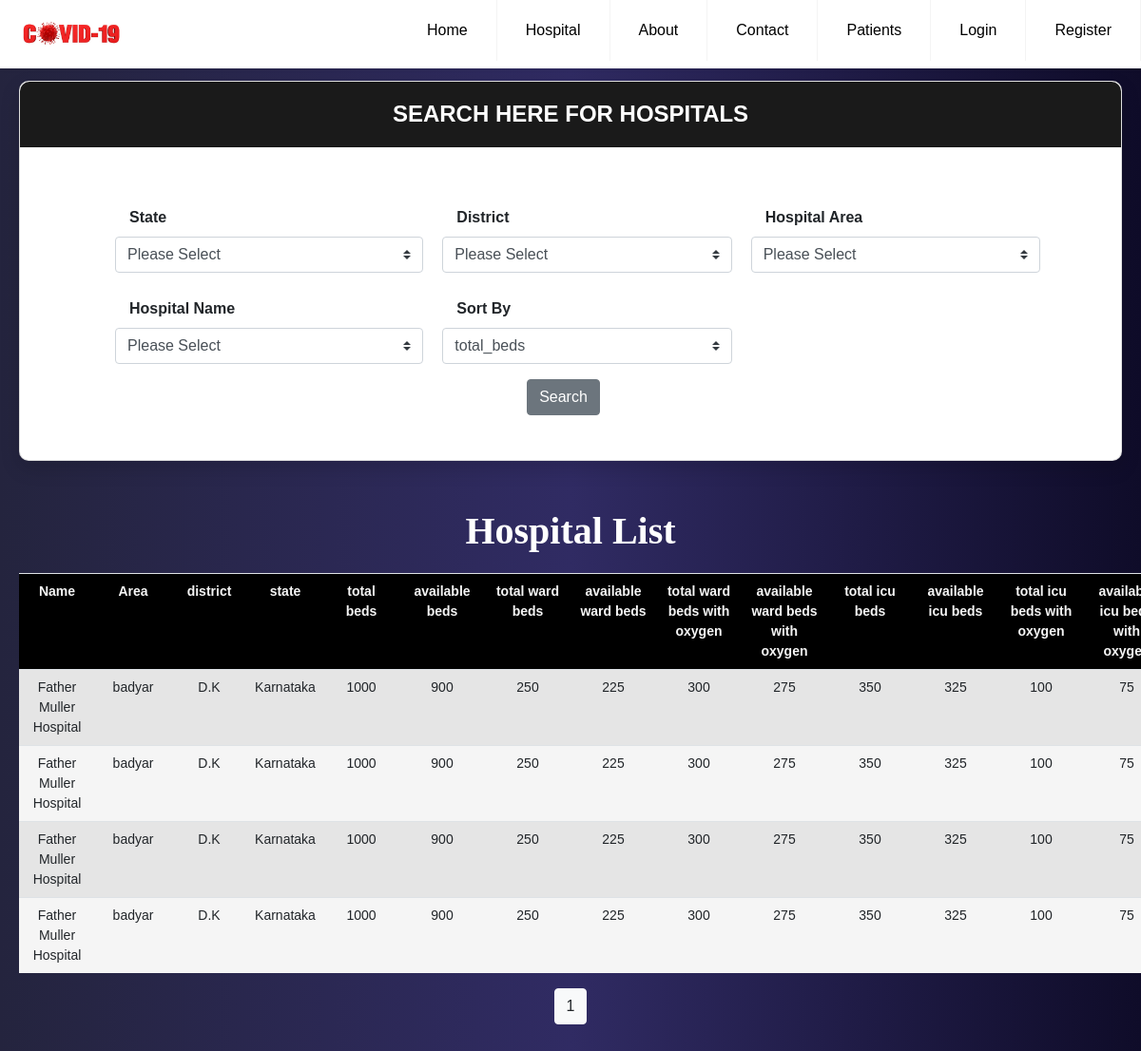
Screenshot of /hospital with the database file from the repository.
### models.py (models this page shows, shortened)
class Hospital(db.Model):
    id = db.Column(db.Integer, primary_key=True)
    name = db.Column(db.String(100), nullable=False)
    area = db.Column(db.String(100), nullable=False)
    district = db.Column(db.String(100), nullable=False)
    state = db.Column(db.String(100), nullable=False)
    total_beds = db.Column(db.Integer, nullable=False)
    available_beds = db.Column(db.Integer, nullable=False)
    total_ward_beds = db.Column(db.Integer, nullable=False)
    available_ward_beds = db.Column(db.Integer, nullable=False)
    total_ward_beds_with_oxygen = db.Column(db.Integer, nullable=False)
    available_ward_beds_with_oxygen = db.Column(db.Integer, nullable=False)
    total_icu_beds = db.Column(db.Integer, nullable=False)
    available_icu_beds = db.Column(db.Integer, nullable=False)
    total_icu_beds_with_oxygen = db.Column(db.Integer, nullable=False)
    available_icu_beds_with_oxygen = db.Column(db.Integer, nullable=False)
    beds = db.relationship('Bed', backref='hospital', lazy=True)

### app.py (the view, shortened to what this page needs)
@app.route('/hospital', methods=['GET','POST'])
def hospital():
    name=False
    district=False
    state=False
    area=False
    beds= False
    form = InfoForm()
    page = request.args.get('page', 1, type=int)
    print('page: ', page)
    if request.method == 'GET':
        name = request.args.get('name')
        state = request.args.get('state')
        district = request.args.get('district')
        area = request.args.get('area')
        beds = request.args.get('beds')
    if form.validate_on_submit() and request.method == "POST":
        print('POST request')
    data = Hospital.query.order_by(Hospital.total_beds.desc()).paginate(per_page=5, page=page)
    if(name =='Please Select' and district =='Please Select' and state =='Please Select' and area =='Please Select'):
        if beds == 'total_beds':
            data = Hospital.query.order_by(Hospital.total_beds.desc()).paginate(per_page=5, page=page)
        elif beds== 'available_beds':
            data = Hospital.query.order_by(Hospital.available_beds.desc()).paginate(per_page=5, page=page)
        elif beds == 'available_ward_beds':
            data = Hospital.query.order_by(Hospital.available_ward_beds.desc()).paginate(per_page=5, page=page)
        elif beds == 'available_ward_beds_with_oxygen':
            data = Hospital.query.order_by(Hospital.available_ward_beds_with_oxygen.desc()).paginate(per_page=5, page=page)
        elif beds == 'available_icu_beds':
            data = Hospital.query.order_by(Hospital.available_icu_beds.desc()).paginate(per_page=5, page=page)
        elif beds == 'available_icu_beds_with_oxygen':
            data = Hospital.query.order_by(Hospital.available_icu_beds_with_oxygen.desc()).paginate(per_page=5, page=page)
    elif(name !=  'Please Select' and district !='Please Select' and state !='Please Select' and area !='Please Select'):
        if beds == 'total_beds':
            data = Hospital.query.filter_by(name=name, district=district, state=state, area=area).order_by(Hospital.total_beds.desc()).paginate(per_page=5, page=page)
        elif beds== 'available_beds':
            data = Hospital.query.filter_by(name=name, district=district, state=state, area=area).order_by(Hospital.available_beds).paginate(per_page=5, page=page)
        elif beds == 'available_ward_beds':
            data = Hospital.query.filter_by(name=name, district=district, state=state, area=area).order_by(Hospital.available_ward_beds.desc()).paginate(per_page=5, page=page)
        elif beds == 'available_ward_beds_with_oxygen':
            data = Hospital.query.filter_by(name=name, district=district, state=state, area=area).order_by(Hospital.available_ward_beds_with_oxygen.desc()).paginate(per_page=5, page=page)
        elif beds == 'available_icu_beds':
            data = Hospital.query.filter_by(name=name, district=district, state=state, area=area).order_by(Hospital.available_icu_beds.desc()).paginate(per_page=5, page=page)
        elif beds == 'available_icu_beds_with_oxygen':
            data = Hospital.query.filter_by(name=name, district=district, state=state, area=area).order_by(Hospital.available_icu_beds_with_oxygen.desc()).paginate(per_page=5, page=page)
    else:
        data = Hospital.query.order_by(Hospital.total_beds.desc()).paginate(per_page=5, page=page)
        print("Get Request")
    form.name.data = name
    form.district.data = district
    form.state.data = state
    form.area.data = area
    form.beds.data = beds
    return render_template('index.html', form=form, name=name, district=district, state=state, area=area, beds=beds, hospitals=data)

### templates/index.html (shortened to what this page needs)
{% extends "base.html" %}
{% block navbar %}
	<li><a href="#about">About</a></li>
	<li><a href="#contact">Contact</a></li>
	<li><a href="{{ url_for('patient_list') }}">Patients</a></li>
	{% if current_user.is_active %}
	<li><a href="{{ url_for('profile') }}">Logged in as: {{current_user.name}}</a></li>
	<li><a href="{{ url_for('logout') }}">Logout</a></li>
	{% else %}
	<li><a href="{{ url_for('login') }}">Login</a></li>
	<li><a href="{{ url_for('register') }}">Register</a></li>
	{% endif %}
{% endblock navbar %}
{% block content %}
<div class="wrapper__main">
    <div class="page-wrapper bg-gra-03 p-t-45 p-b-50">
        <div class="wrapper wrapper--w790">
            <div class="card card-5">
                <div class="card-heading">
                    <h2 class="title">Search Here for Hospitals</h2>
                </div>
                <div class="card-body">
                    <div style="padding-left: 0px;" class="container">
                            <div class="col-md-12">
                                <form href="/" method="POST">
                                    <div class="row">
                                        <div>
                                            <div style="margin-top: 10px;" class="form-group">
                                                <label for="state" style="margin-left: 30px;" class="form-label "><b>State</b></label>
                                                <span class = "col-sm-4">
                                                    {{ form.state(id="state",class="custom-select selectFilter")}}
                                                </span>
                                            </div>
                                        </div>
                                        <div style="margin-left: 20px;">
                                            <div style="margin-top: 10px;" class="form-group">
                                                <label for="district" style="margin-left: 30px;" class="form-label"><b>District</b></label>
                                                <span class = "col-sm-4">
                                                    {{ form.district(id="district",class="custom-select selectFilter")}}
                                                </span>
                                            </div>
                                        </div>
                                        <div style="margin-left: 20px;">
                                            <div style="margin-top: 10px;" class="form-group">
                                                <label for="area" style="margin-left: 30px;" class="form-label "><b>Hospital Area</b></label>
                                                <span class = "col-sm-4">
                                                    {{ form.area(id="area",class="custom-select selectFilter")}}
                                                </span>
                                            </div>
                                        </div>
                                        <div>
                                            <div style="margin-top: 10px;" class="form-group">
                                                <label for="na" style="margin-left: 30px;" class="form-label "><b>Hospital Name</b></label>
                                                <span class = "col-sm-4">
                                                    {{ form.name(id="na",class="custom-select selectFilter") }}
                                                </span>
                                            </div>
                                        </div>
                                    <div style="margin-left: 20px;">
                                        <div style="margin-top: 10px;" class="form-group">
                                            <label class="form-label" style="margin-left: 30px;"><b>Sort By</b></label>
                                            <span class = "col-sm-4">
                                                {{ form.beds(class="custom-select selectFilter") }}
                                            </span>
                                        </div>
                                    </div>
                                </div>
                                    <div style="text-align: center;">
                                        {{form.submit(class="btn btn-secondary")}}
                                    </div>
                                </form>
                            </div>
                        </div>
                    </div>
                </div>
            </div>
  <div class="table__main">
    <div class="table__wrapper">
        <h1 class="label__head">Hospital List</h1>
        <table class="table">
            <tr class="table__head text-break">
                <th class="table__cell" width="80px">Name</th>
                <th class="table__cell" width="80px">Area</th>
                <th class="table__cell" width="80px">district</th>
                <th class="table__cell" width="80px">state</th>
                <th class="table__cell" width="80px">total beds</th>
                <th class="table__cell" width="90px">available beds</th>
                <th class="table__cell" width="90px">total ward beds</th>
                <th class="table__cell" width="90px">available ward beds</th>
                <th class="table__cell" width="90px">total ward beds with oxygen</th>
                <th class="table__cell" width="90px">available ward beds with oxygen</th>
                <th class="table__cell" width="90px">total icu beds</th>
                <th class="table__cell" width="90px">available icu beds</th>
                <th class="table__cell" width="90px">total icu beds with oxygen</th>
                <th class="table__cell" width="90px">available icu beds with oxygen</th>
            </tr>
            {% for row in hospitals.items %}
            <tr style="text-align: center;" class="table__row">
                <td class="table__cell">{{row.name}}</td>
                <td class="table__cell">{{row.area}}</td>
                <td class="table__cell">{{row.district}}</td>
                <td class="table__cell">{{row.state}}</td>
                <td class="table__cell">{{row.total_beds}}</td>
                <td class="table__cell">{{row.available_beds}}</td>
                <td class="table__cell">{{row.total_ward_beds}}</td>
                <td class="table__cell">{{row.available_ward_beds}}</td>
                <td class="table__cell">{{row.total_ward_beds_with_oxygen}}</td>
                <td class="table__cell">{{row.available_ward_beds_with_oxygen}}</td>
                <td class="table__cell">{{row.total_icu_beds}}</td>
                <td class="table__cell">{{row.available_icu_beds}}</td>
                <td class="table__cell">{{row.total_icu_beds_with_oxygen}}</td>
                <td class="table__cell">{{row.available_icu_beds_with_oxygen}}</td>
            </tr>
            {% endfor %}
        </table>
        <div style="text-align: center;">
        {% for page_num in hospitals.iter_pages(left_edge=1, right_edge=1, left_current=1, right_current=2) %}
            {% if page_num %}
                {% if hospitals.page == page_num  %}
                    <a  class="btn btn-light mb-4" href="{{url_for('hospital', page=page_num, name=name, district=district, state=state, area=area, beds=beds) }}">{{ page_num }}</a>
                {% else %}
                    <a  class="btn btn-outline-light mb-4" href="{{ url_for('hospital', page=page_num, name=name, district=district, state=state, area=area, beds=beds) }}">{{ page_num }}</a>
                {% endif %}
            {% else %}
            <span style="color: white;">...</span>
            {% endif %}
        {% endfor %}
            </div>
    </div>
  </div>
</div>
</div>
{% endblock content %}

### templates/base.html (shortened to what this page needs)
<!DOCTYPE html>
<html>
<head>
	<link rel="stylesheet" type="text/css" href="{{ url_for('static', filename='css/home.css') }}">
	<link rel="stylesheet" href="https://stackpath.bootstrapcdn.com/bootstrap/4.3.1/css/bootstrap.min.css">
	<link href="https://unpkg.com/aos@2.3.1/dist/aos.css" rel="stylesheet">
	<link rel="stylesheet" href="https://cdnjs.cloudflare.com/ajax/libs/select2/4.0.13/css/select2.min.css" />
	<link rel="stylesheet" type="text/css" href="{{ url_for('static', filename='css/patient_add.css') }}">
	<link href="{{ url_for('static', filename='css/main.css') }}" rel="stylesheet" media="all">
	<link rel="stylesheet" href="https://stackpath.bootstrapcdn.com/font-awesome/4.7.0/css/font-awesome.min.css">
</head>
<body>
<div class="navbar__main">
	<header class="header">
	<a href="{{ url_for('home') }}"><img src="{{ url_for('static', filename='img/logo.jpg') }}" class="logo"></a>
	  <ul class="menu">
		<li><a href="{{ url_for('home') }}">Home</a></li>
		<li><a href="{{ url_for('hospital') }}">Hospital</a></li>
          {% block navbar %}
          {% endblock %}
	  </ul>
	</header>
</div>
{% block content %}
{% endblock %}
</body>
</html>

### rows the page displays
Hospital: name "Father Muller Hospital", area "badyar", district "D.K", state "Karnataka", total_beds "1000", available_beds "900", total_ward_beds "250", available_ward_beds "225", total_ward_beds_with_oxygen "300", available_ward_beds_with_oxygen "275", total_icu_beds "350", available_icu_beds "325", total_icu_beds_with_oxygen "100", available_icu_beds_with_oxygen "75"
Hospital: name "Father Muller Hospital", area "badyar", district "D.K", state "Karnataka", total_beds "1000", available_beds "900", total_ward_beds "250", available_ward_beds "225", total_ward_beds_with_oxygen "300", available_ward_beds_with_oxygen "275", total_icu_beds "350", available_icu_beds "325", total_icu_beds_with_oxygen "100", available_icu_beds_with_oxygen "75"
Hospital: name "Father Muller Hospital", area "badyar", district "D.K", state "Karnataka", total_beds "1000", available_beds "900", total_ward_beds "250", available_ward_beds "225", total_ward_beds_with_oxygen "300", available_ward_beds_with_oxygen "275", total_icu_beds "350", available_icu_beds "325", total_icu_beds_with_oxygen "100", available_icu_beds_with_oxygen "75"
Hospital: name "Father Muller Hospital", area "badyar", district "D.K", state "Karnataka", total_beds "1000", available_beds "900", total_ward_beds "250", available_ward_beds "225", total_ward_beds_with_oxygen "300", available_ward_beds_with_oxygen "275", total_icu_beds "350", available_icu_beds "325", total_icu_beds_with_oxygen "100", available_icu_beds_with_oxygen "75"

### other values shown
{{ page_num }} "1"
